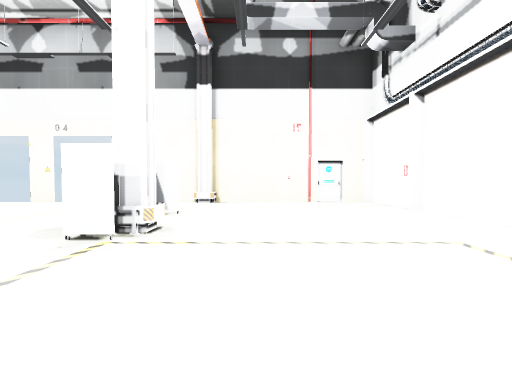
View 1 (above)

24 first-person views from a walk through a 3-D level made in the Unity game engine. The camera is 1.2 m above the floor, tilts 2° down and sees 85° across. The floor is counted in squares, 2 m on a side. Each view is taken from the middle of a square. On the plan, view 1 faces up. The plan holds only what a view shows up to about 9 squares ahead; the rest is blank. The player character is not drawn. Door leaves are left out, so doorways stand open. Some surface patterns are stand-ins.

View 2
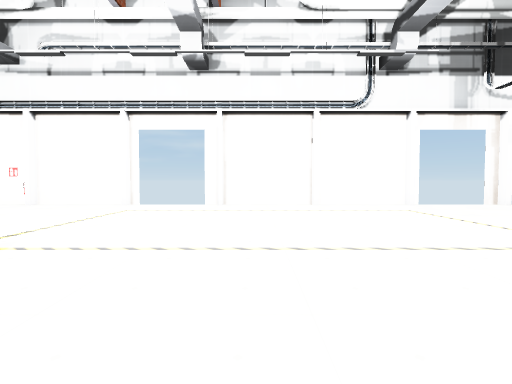

View 3
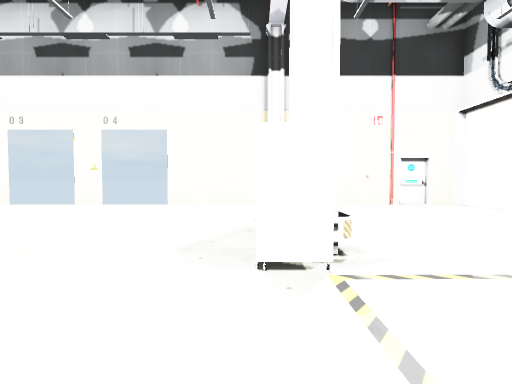

View 4
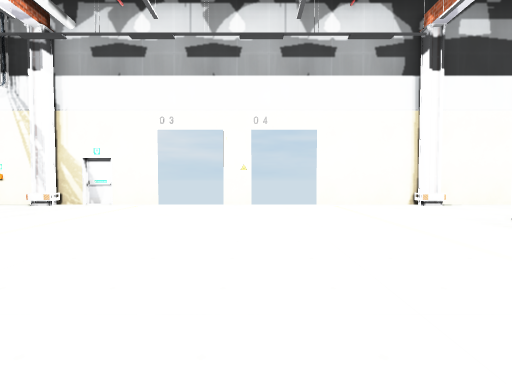

View 5
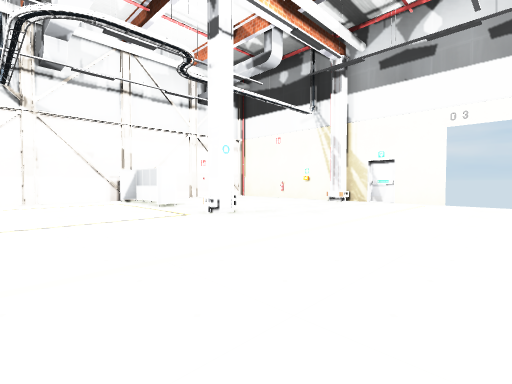

View 6
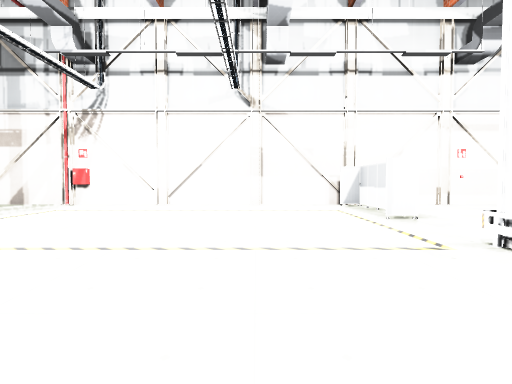

View 7
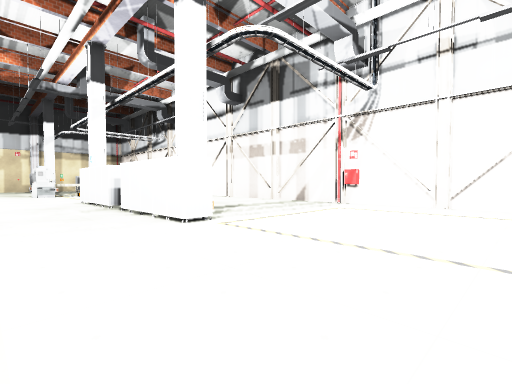

View 8
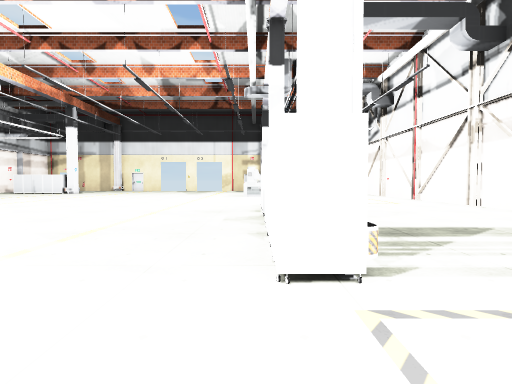

View 9
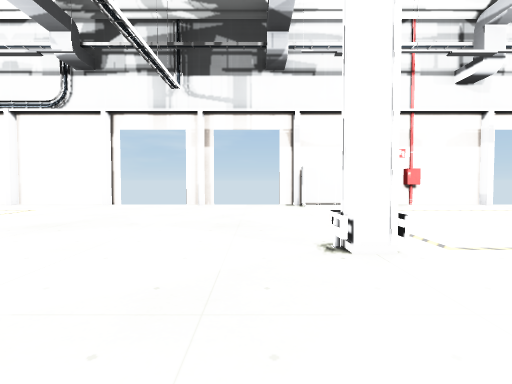

View 10
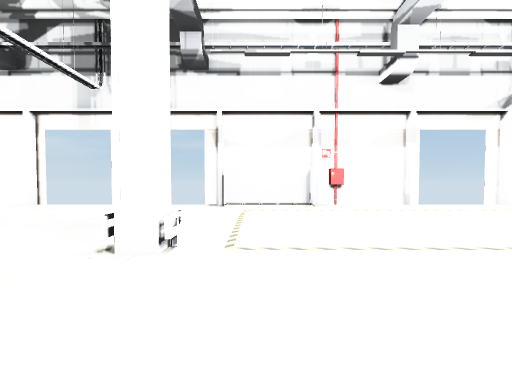

View 11
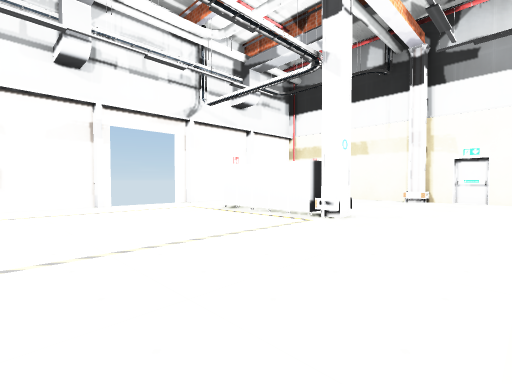

View 12
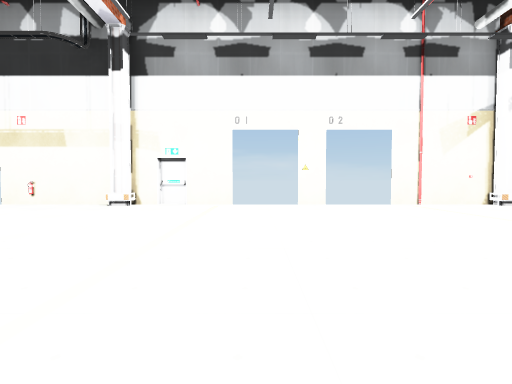

View 13
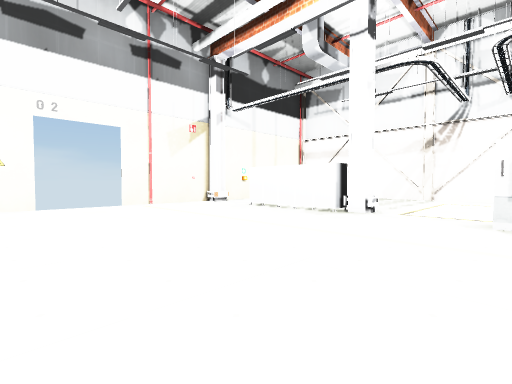

View 14
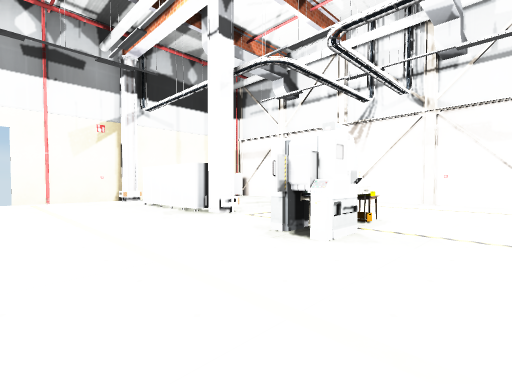

View 15
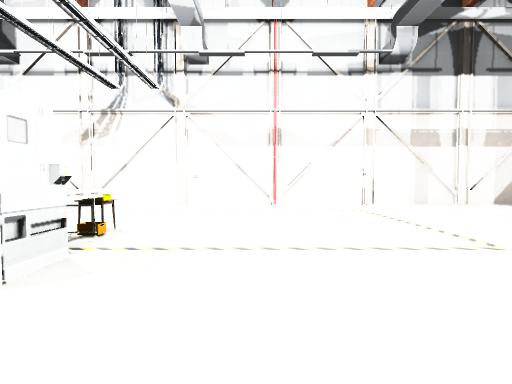

View 16
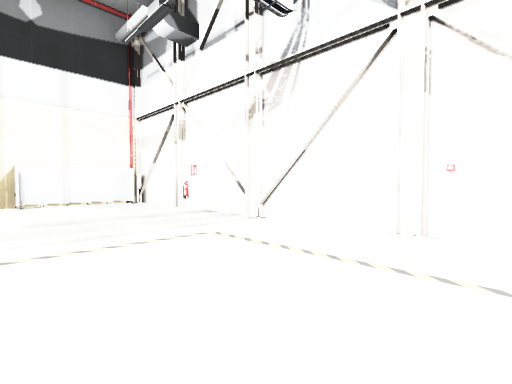

View 17
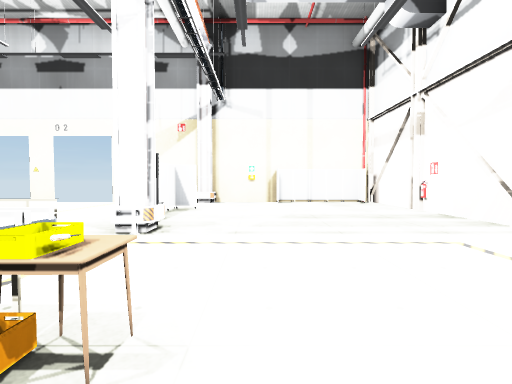

View 18
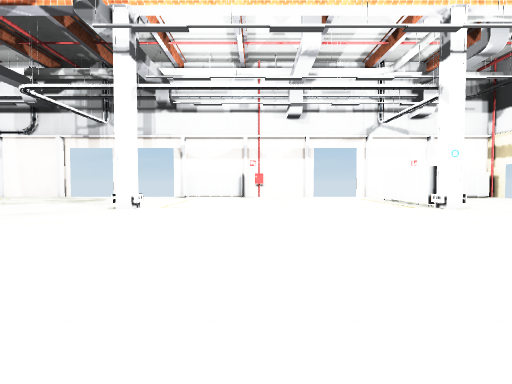

View 19
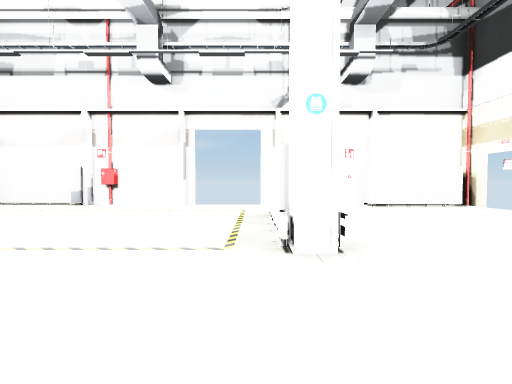

View 20
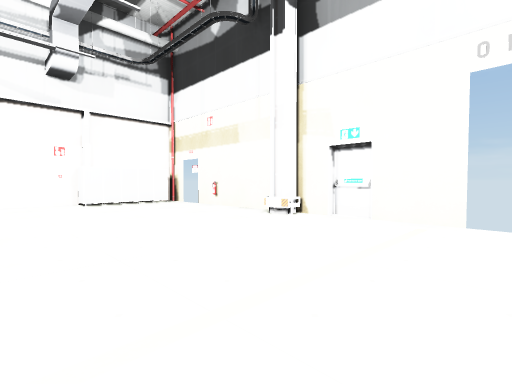

View 21
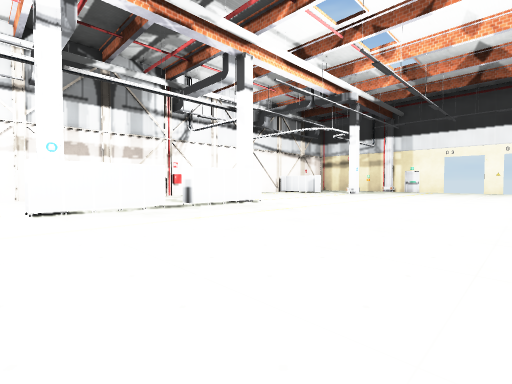

View 22
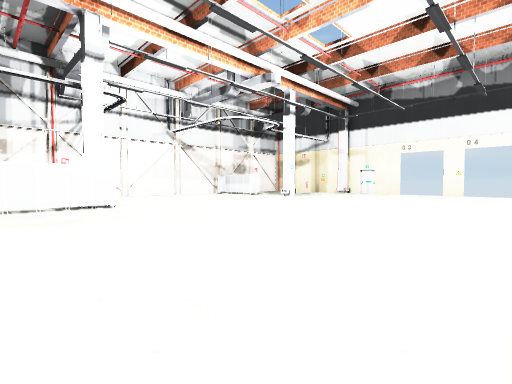

View 23
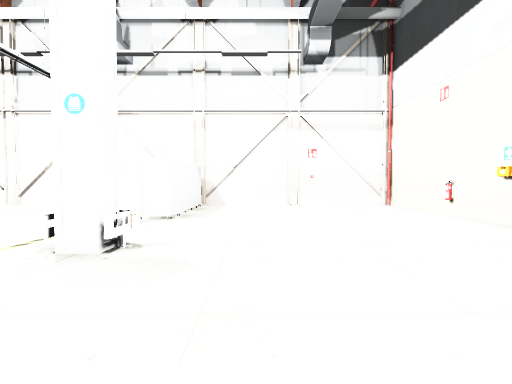

View 24
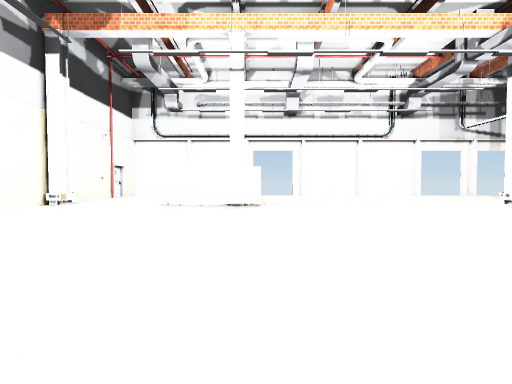

### Floor plan
Points are (right, up) in squares from view 1. A wall is a line through its corners. A room is listed if a view was taken in it or the views show most of it. See-through windows are left out.
Room 1 (views 1, 2, 3, 4, 5, 6, 7, 8, 9, 10, 11, 12, 13, 14, 15, 16, 17, 18, 19, 20, 21, 22, 23, 24)
walls: (-11.1, -6.8) (-11.1, -9.4) (-11.8, -9.4); (-11.7, -3.6) (-11.1, -3.6) (-11.1, -6.1); (-1.4, 2.9) (-2, 2.9) (-2, 5.4); (3.5, -6.9) (3.5, -6.1); (3.5, -4.5) (3.5, -1.6); (-11.8, 3.7) (-11.3, 3.7) (-11.3, 3.3) (-11.8, 3.3); (-11.6, 3.9) (-11.6, 3.2); (2.8, -11.4) (3.5, -11.4) (3.5, -8.6); (-1.3, 3.7) (-1.3, 3.3) (-1.8, 3.3); (3.5, -1.5) (3.5, 0.9); (-11.8, -16.6) (-11.1, -16.6) (-11.1, -19.4); (-11.8, -16.9) (-11.1, -16.9); (-11.7, -17) (-11.7, -16.3) (-11.3, -16.3) (-11.3, -16.9); (-1.7, -16.9) (-1.7, -16.3) (1.4, -16.3); (-14.5, 3.6) (-16, 3.6) (-16, 3); (-1.4, -16.9) (-1.4, -16.1); (-1.1, -16.8) (-1.1, -16.2); (-1.4, 5.3) (-2, 5.3); (-16, 3.7) (-13.5, 3.7) (-13.5, 3); (3.5, -14.5) (3.5, -11.5) (2.8, -11.5); (-11.8, -19.3) (-11.2, -19.3) (-11.2, -18.2); (3.5, 3.5) (3.5, 5.9); (-6, 8.5) (-6.9, 8.5); (-8.5, 8.5) (-16.5, 8.5) (-16.5, -21.5) (-8.6, -21.5); (-11.3, 8.1) (-11.8, 8.1); (-1.7, 8) (-1.7, 8.5); (-9.9, 8.7) (-10.6, 8.7); (-11.3, 8.5) (-11.3, 8); (-1.2, 8.1) (-1.7, 8.1); (-7, -21.5) (-6.1, -21.5); (-11.3, -21) (-11.3, -21.5); (-4.5, -21.5) (-1.7, -21.5) (-1.7, -21); (-11.8, -21.1) (-11.3, -21.1); (-1.7, -21.1) (-1.2, -21.1); (3.5, 6.1) (3.5, 8.5) (-4.4, 8.5); (-3.1, -21.7) (-2.4, -21.7); (-13.5, -20.9) (-13.5, -21.5); (-1.3, -21.5) (1.9, -21.5); (-16, -20.9) (-16, -21.5); (2.9, -21.2) (2.9, -18.9) (3.5, -18.9) (3.5, -16.1)
low walls: (-11.3, 8) (-11.8, 8); (-11.1, 8.5) (-11.1, 8); (-1.2, 8) (-1.7, 8); (-11.1, -21) (-11.1, -21.5); (-11.8, -21) (-11.3, -21); (-1.7, -21) (-1.2, -21)
ways out: open door at (-6.5, -21.3); open door at (-6.5, 8.3); open door at (2, -22); open door at (3.3, -15.3); open door at (3.3, -6.5); open door at (3.3, 2.3); gap at (-11, -6.5)
objects: other object (-16, -19); other object (-14, 8); other object (-12, -14); table (-12, -13); machine (-11, -14); other object (1, -21)

Positions as (right, up) in squares from view 1, and headings:
1: (0, 0), facing up
2: (-4, 0), facing right
3: (-2, 1), facing up
4: (-6, 1), facing up
5: (-7, 0), facing up-left
6: (-9, 1), facing left
7: (-9, 0), facing down-left
8: (-11, -2), facing down
9: (-4, -8), facing right
10: (-4, -10), facing right
11: (-4, -12), facing down-right
12: (-5, -14), facing down
13: (-6, -14), facing down-left
14: (-8, -12), facing down-left
15: (-9, -12), facing left
16: (-13, -13), facing down-left
17: (-13, -13), facing down
18: (-8, -12), facing right
19: (-4, -16), facing right
20: (-5, -17), facing down-right
21: (-5, -10), facing up-left
22: (-4, -6), facing up-left
23: (-9, 5), facing left
24: (-9, 3), facing right
